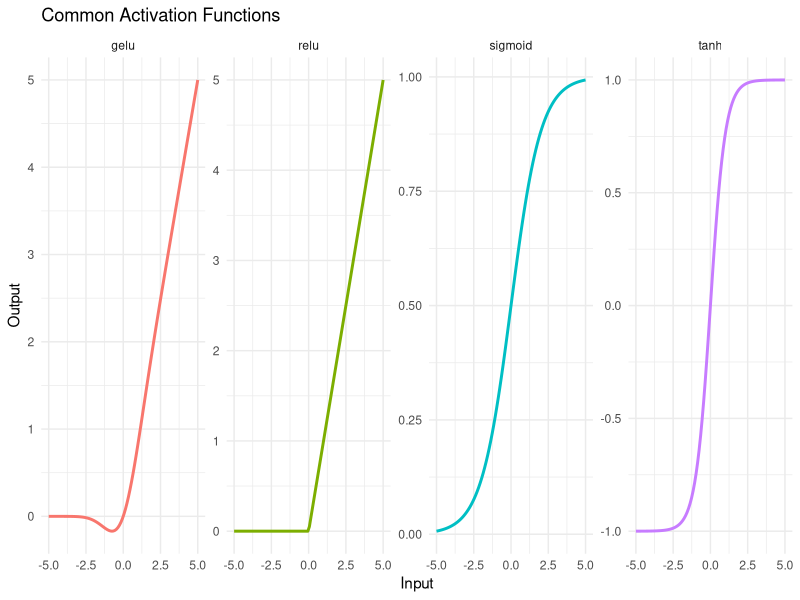

Here is the R script that generated this plot:
## ---- chunk 1
#| echo: false
library(tidyverse) 
## ---- chunk 2
#| echo: false
#| out-width: 100%
#| fig-align: center 

gelu <- function(x) {
  x * pnorm(x)
}
 
tibble(x = seq(-5, 5, length.out = 100)) |>
  mutate(
    sigmoid = 1 / (1 + exp(-x)),
    tanh = tanh(x),
    relu = pmax(0, x),
    gelu = gelu(x)
  ) |> 
    pivot_longer(cols = -x, names_to = "activation", values_to = "value") |>
  ggplot(aes(x = x, y = value, color = activation)) +
  geom_line(size = 1) +
  labs(
    title = "Common Activation Functions",
    x = "Input",
    y = "Output",
    color = "Activation"
  ) +
  theme_minimal() +
  facet_wrap(~activation, nrow = 1, scales = "free_y") +
  theme(legend.position = "none")
